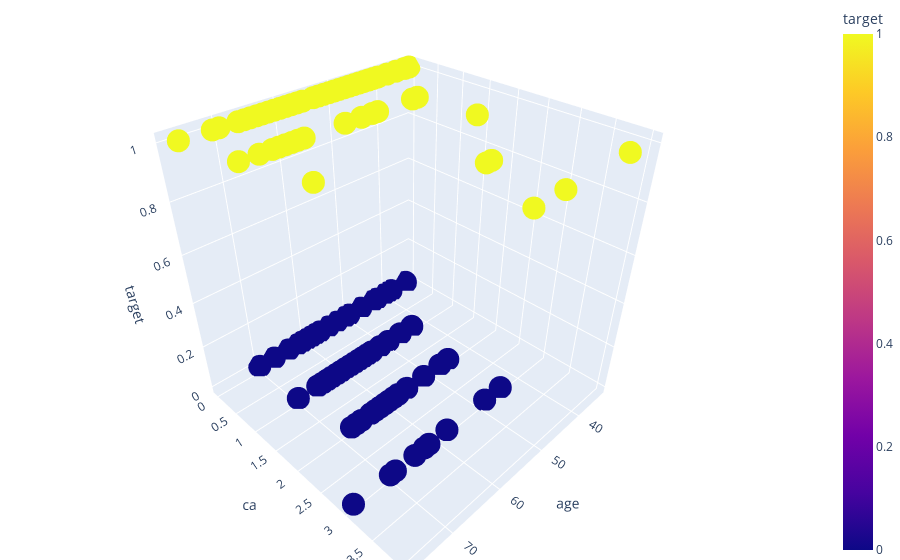

Notebook code cell kept with this figure:
### Code cell
fig = px.scatter_3d(data, x='age', y='ca',z = 'target',color='target')
fig.update_layout(margin=dict(l=0, r=0, b=0, t=0))
fig.show()

### Figure 1 — Plotly figure (JSON) as saved in the notebook; plotly's stock layout.template omitted (floating-point values rounded to 4 significant figures; data arrays with more than 128 entries replaced by an {"elided": "..."} marker saying what was removed)
{"data": [{"hovertemplate": "age=%{x}<br>ca=%{y}<br>target=%{marker.color}<extra></extra>", "legendgroup": "", "marker": {"color": {"elided": "212 int values"}, "coloraxis": "coloraxis", "symbol": "circle"}, "mode": "markers", "name": "", "scene": "scene", "showlegend": false, "type": "scatter3d", "x": {"elided": "212 int values"}, "y": {"elided": "212 int values"}, "z": {"elided": "212 int values"}}], "layout": {"coloraxis": {"colorbar": {"title": {"text": "target"}}, "colorscale": [[0, "#0d0887"], [0.1111, "#46039f"], [0.2222, "#7201a8"], [0.3333, "#9c179e"], [0.4444, "#bd3786"], [0.5556, "#d8576b"], [0.6667, "#ed7953"], [0.7778, "#fb9f3a"], [0.8889, "#fdca26"], [1, "#f0f921"]]}, "legend": {"tracegroupgap": 0}, "margin": {"b": 0, "l": 0, "r": 0, "t": 0}, "scene": {"domain": {"x": [0, 1], "y": [0, 1]}, "xaxis": {"title": {"text": "age"}}, "yaxis": {"title": {"text": "ca"}}, "zaxis": {"title": {"text": "target"}}}}}
